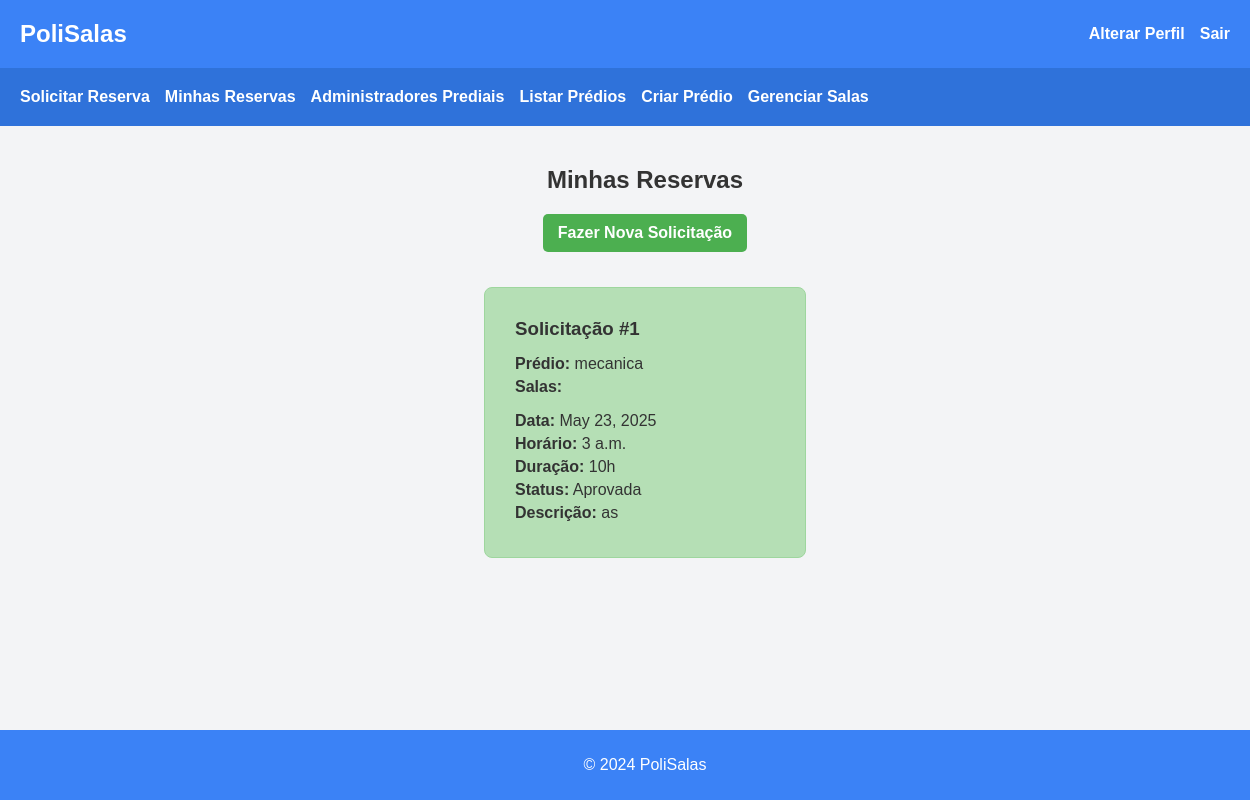
/minhas_reservas/ (signed in), run on an earlier commit of the app's database.
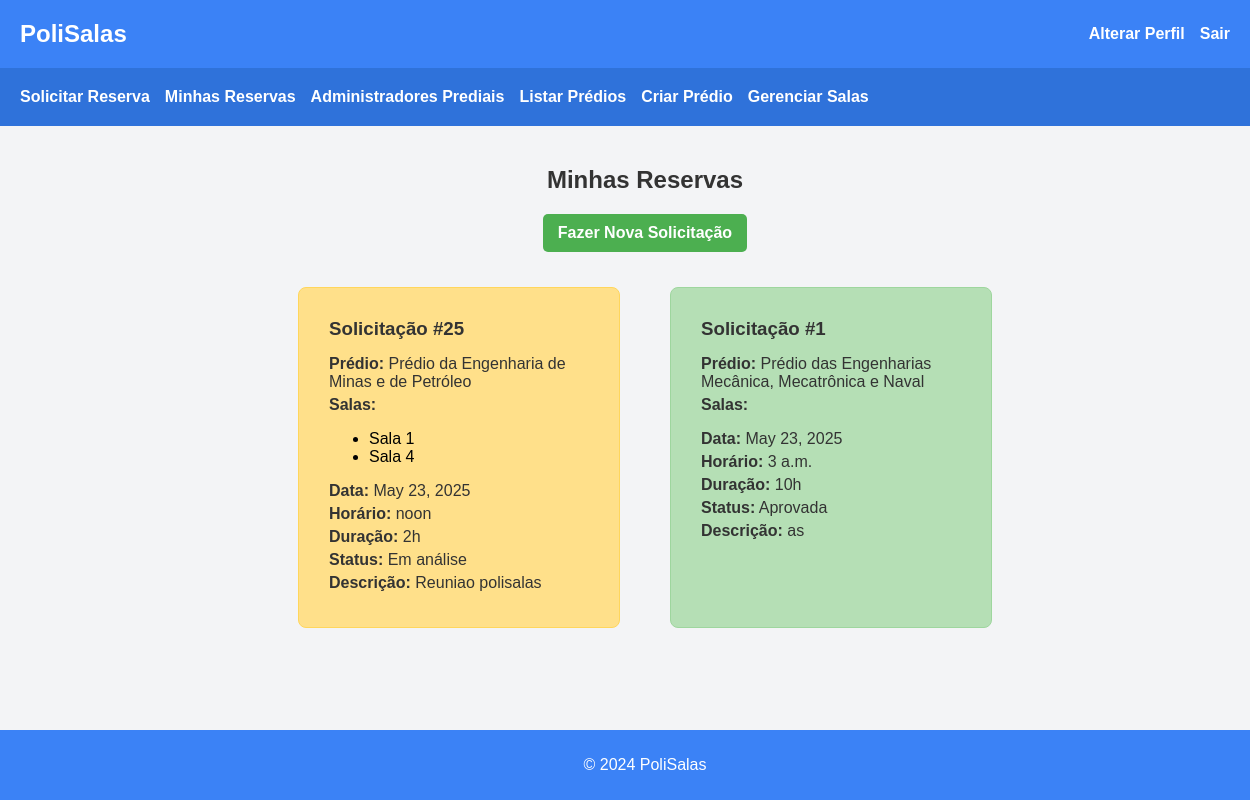
And on a later commit of the database.
### reservas/models.py (models this page shows, shortened)
class Solicitacao(models.Model):
    STATUS_CHOICES = [
        ('Em análise', 'Em análise'),
        ('Aprovada', 'Aprovada'),
        ('Rejeitada', 'Rejeitada'),
    ]
    solicitante = models.ForeignKey(settings.AUTH_USER_MODEL, on_delete=models.CASCADE)
    predio = models.ForeignKey(Predio, on_delete=models.CASCADE)
    salas = models.ManyToManyField(Sala)
    data = models.DateField()
    horario = models.TimeField()
    duracao = models.FloatField()  # Duração em horas
    status = models.CharField(max_length=10, choices=STATUS_CHOICES, default='Em análise')
    descricao = models.TextField(blank=True, null=True)
    justificativa = models.TextField(blank=True, null=True)

class Predio(models.Model):
    nome = models.CharField(max_length=100)
    endereco = models.CharField(max_length=200)

class Sala(models.Model):
    nome = models.CharField(max_length=50)
    predio = models.ForeignKey(Predio, on_delete=models.CASCADE, related_name='salas')
    capacidade = models.IntegerField()
    numero_projetores = models.IntegerField()
    numero_computadores = models.IntegerField()
    ar_condicionado = models.BooleanField(default=False)
    giz_canetao = models.CharField(max_length=10)  # 'Giz' ou 'Canetão'

### reservas/views.py (the view)
# urls.py: path('minhas_reservas/', views.minhas_reservas, name='minhas_reservas'),
@login_required
def minhas_reservas(request):
    solicitacoes = Solicitacao.objects.filter(solicitante=request.user).order_by('-data', '-horario')
    for solicitacao in solicitacoes:
        duracao_horas = solicitacao.duracao
        horas = int(duracao_horas)
        minutos = int((duracao_horas - horas) * 60)
        if minutos > 0:
            solicitacao.duracao_formatada = f"{horas}h {minutos}min"
        else:
            solicitacao.duracao_formatada = f"{horas}h"
    return render(request, 'reservas/minhas_reservas.html', {'solicitacoes': solicitacoes})

### reservas/templates/reservas/minhas_reservas.html
{% extends 'reservas/base.html' %}
{% block content %}
<h2>Minhas Reservas</h2>
<a href="{% url 'selecionar_predio_para_reserva' %}" class="new-request-button">Fazer Nova Solicitação</a>
<div class="cards-container">
    {% for solicitacao in solicitacoes %}
    <div class="card
        {% if solicitacao.status == 'Aprovada' %}
            approved
        {% elif solicitacao.status == 'Rejeitada' %}
            rejected
        {% else %}
            pending
        {% endif %}">
        <div class="card-content">
            <h3>Solicitação #{{ solicitacao.id }}</h3>
            <p><strong>Prédio:</strong> {{ solicitacao.predio.nome }}</p>
            <p><strong>Salas:</strong>
                <ul>
                    {% for sala in solicitacao.salas.all %}
                        <li>{{ sala.nome }}</li>
                    {% endfor %}
                </ul>
            </p>
            <p><strong>Data:</strong> {{ solicitacao.data }}</p>
            <p><strong>Horário:</strong> {{ solicitacao.horario }}</p>
            <p><strong>Duração:</strong> {{ solicitacao.duracao_formatada }}</p>
            <p><strong>Status:</strong> {{ solicitacao.status }}</p>
            <p><strong>Descrição:</strong> {{ solicitacao.descricao }}</p>
        </div>
    </div>
    {% empty %}
    <p>Você ainda não fez nenhuma solicitação.</p>
    {% endfor %}
</div>
{% endblock %}

What changed in the data, as far as the page shows it:
added Solicitacao: id "25", predio.nome "Prédio da Engenharia de Minas e de Petróleo", data "May 23, 2025", horario "noon", duracao_formatada "2h", status "Em análise", descricao "Reuniao polisalas"
added Sala: nome "Sala 1"
added Sala: nome "Sala 4"
changed through a linked row, Solicitacao "Aprovada": predio.nome "mecanica" → "Prédio das Engenharias Mecânica, Mecatrônica e Naval"
